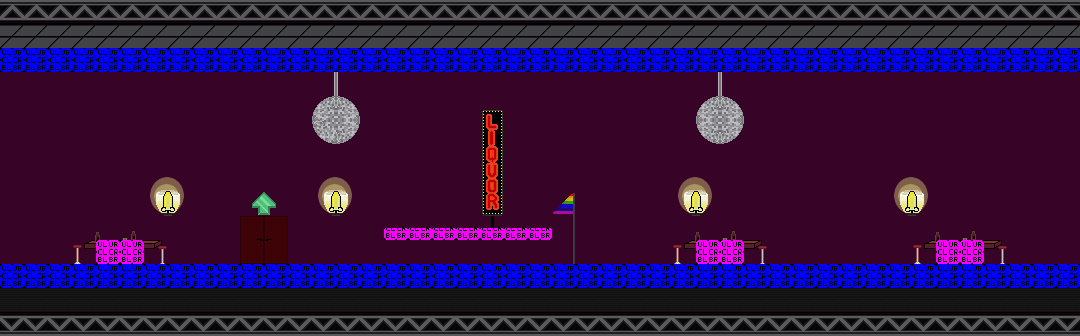

A 2D game scene composited from a Tiled map and its tileset images. What follows is a short description and the map's XML, with each tile layer's data collapsed to a summary:
An orthogonal 45x14 tile map with 24x24 px tiles, 4 tile layers (Floor, Wall, Decoration, collision), 2 tilesets and 13 objects (10x sprite, 2x npc, door).

<map version="1.0" orientation="orthogonal" width="45" height="14" tilewidth="24" tileheight="24">
 <properties>
  <property name="blue" value="153" />
  <property name="green" value="195" />
  <property name="overworldName" value="island_2" />
  <property name="red" value="219" />
  <property name="soundtrack" value="pocketful" />
  <property name="title" value="Rainbow Bar" />
 </properties>
 <tileset firstgid="1" name="rainbow-bar" tilewidth="24" tileheight="24">
  <image source="../images/tilesets/rainbow-bar.png" width="288" height="288" />
 </tileset>
 <tileset firstgid="145" name="collisions" tilewidth="24" tileheight="24">
  <image source="../images/tilesets/collisions.png" width="632" height="512" />
 </tileset>
 <layer name="Floor" width="45" height="14">
  <data>[630 cells, 145 non-empty, 13 distinct tile ids]</data>
 </layer>
 <layer name="Wall" width="45" height="14">
  <data>[630 cells, 495 non-empty, 3 distinct tile ids]</data>
 </layer>
 <layer name="Decoration" width="45" height="14">
  <data>[630 cells, 87 non-empty, 33 distinct tile ids]</data>
 </layer>
 <layer name="collision" width="45" height="14">
  <data>[630 cells, 103 non-empty, 3 distinct tile ids]</data>
 </layer>
 <objectgroup name="nodes" width="45" height="14" visible="0">
  <properties>
   <property name="foreground" value="true" />
  </properties>
  <object name="main" type="door" x="240" y="216" width="48" height="48">
   <properties>
    <property name="level" value="gay-island" />
    <property name="to" value="entrance" />
   </properties>
  </object>
  <object type="sprite" x="317" y="96" width="24" height="25">
   <properties>
    <property name="animation" value="1-6,1" />
    <property name="height" value="24" />
    <property name="sheet" value="images/sprites/gayisland/discoglitter.png" />
    <property name="width" value="24" />
   </properties>
  </object>
  <object type="sprite" x="381" y="187" width="168" height="79">
   <properties>
    <property name="animation" value="1-5,1" />
    <property name="height" value="79" />
    <property name="mode" value="bounce" />
    <property name="sheet" value="images/sprites/gayisland/rainbow-bar.png" />
    <property name="width" value="168" />
   </properties>
  </object>
  <object type="sprite" x="332" y="106" width="24" height="25">
   <properties>
    <property name="animation" value="1-6,1" />
    <property name="height" value="24" />
    <property name="sheet" value="images/sprites/gayisland/discoglitter-2.png" />
    <property name="width" value="24" />
   </properties>
  </object>
  <object type="sprite" x="333" y="99" width="24" height="25">
   <properties>
    <property name="animation" value="1-6,1" />
    <property name="height" value="24" />
    <property name="sheet" value="images/sprites/gayisland/discoglitter.png" />
    <property name="width" value="24" />
   </properties>
  </object>
  <object type="sprite" x="317" y="113" width="24" height="25">
   <properties>
    <property name="animation" value="1-6,1" />
    <property name="height" value="24" />
    <property name="sheet" value="images/sprites/gayisland/discoglitter-2.png" />
    <property name="width" value="24" />
   </properties>
  </object>
  <object type="sprite" x="325" y="119" width="24" height="25">
   <properties>
    <property name="animation" value="1-6,1" />
    <property name="height" value="24" />
    <property name="sheet" value="images/sprites/gayisland/discoglitter.png" />
    <property name="width" value="24" />
   </properties>
  </object>
  <object type="sprite" x="705" y="116" width="24" height="25">
   <properties>
    <property name="animation" value="1-6,1" />
    <property name="height" value="24" />
    <property name="sheet" value="images/sprites/gayisland/discoglitter-2.png" />
    <property name="width" value="24" />
   </properties>
  </object>
  <object type="sprite" x="716" y="107" width="24" height="25">
   <properties>
    <property name="animation" value="1-6,1" />
    <property name="height" value="24" />
    <property name="sheet" value="images/sprites/gayisland/discoglitter.png" />
    <property name="width" value="24" />
   </properties>
  </object>
  <object type="sprite" x="710" y="96" width="24" height="25">
   <properties>
    <property name="animation" value="1-6,1" />
    <property name="height" value="24" />
    <property name="sheet" value="images/sprites/gayisland/discoglitter-2.png" />
    <property name="width" value="24" />
   </properties>
  </object>
  <object type="sprite" x="697" y="98" width="24" height="25">
   <properties>
    <property name="animation" value="1-6,1" />
    <property name="height" value="24" />
    <property name="sheet" value="images/sprites/gayisland/discoglitter.png" />
    <property name="width" value="24" />
   </properties>
  </object>
  <object name="gaynpc" type="npc" x="744" y="216" width="48" height="48" />
  <object name="leslie" type="npc" x="840" y="216" width="48" height="48" />
 </objectgroup>
</map>
